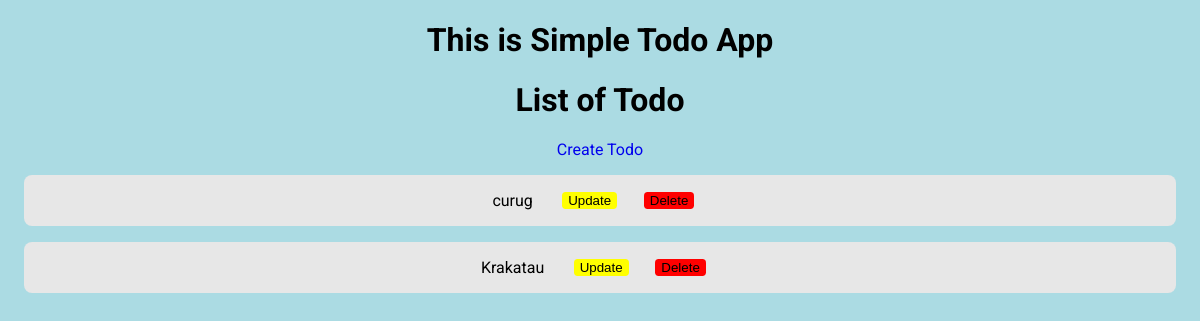
Page /todos/ on the earlier database version.
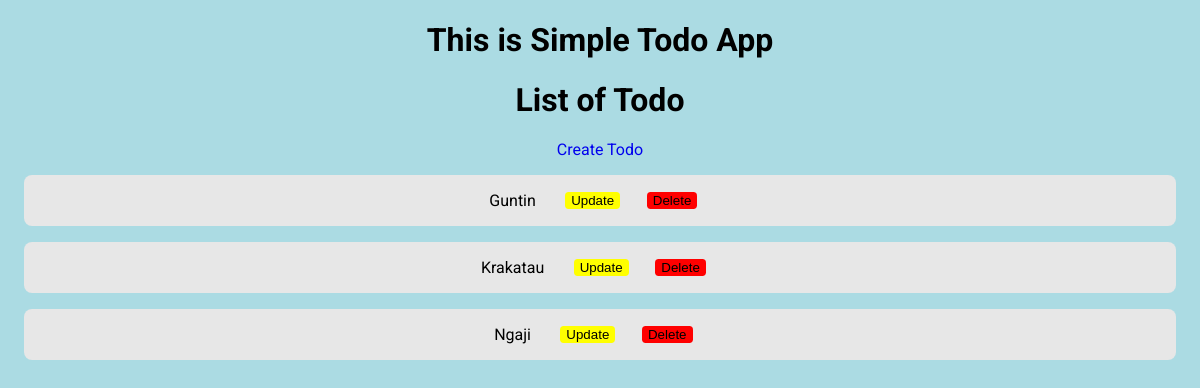
Same page on the later database version.
### todos/models.py (models this page shows, shortened)
class Todo(models.Model):
    todo_text = models.CharField(default="", max_length=200)
    created_date = models.DateTimeField(default=timezone.now)
    todo_status = models.BooleanField(default=False)

### todos/views.py (the view)
# urls.py: path('', views.IndexView.as_view(), name='index'),
class IndexView(generic.ListView):
    model = Todo
    template_name = 'todos/index.html'

### todos/templates/todos/index.html (shortened to what this page needs)
{% extends 'base.html' %}
{% block content %}
<h1>List of Todo</h1>
<a href="{% url 'todos:create' %}">Create Todo</a>
<div class="todo_list">
    {% for todo in todo_list %}
    <div class="todo">
        <p>{{ todo.todo_text }}</p>
        <div class="todo--button">
            <a href="{% url 'todos:update' todo.id %}">
                <button class="button--update">
                    Update
                </button>
            </a>
            <form action="{% url 'todos:delete' todo.id %}" method="post">
                <button type="submit" class="button--delete">Delete</button>
            </form>
        </div>
    </div>
</div>
{% endfor %}
{% endblock %}

### templates/base.html (shortened to what this page needs)
{% load static %}
<!doctype html>
<html lang="en">
<head>
    <link rel="stylesheet" href="{% static 'base.css' %}">
</head>
<body>
<h1>This is Simple Todo App</h1>
{% block content %}
{% endblock %}
</body>
</html>

### static/base.css (style rules this page uses)
body { text-align:center; font-family: 'Roboto', sans-serif; background-color:rgb(171,219,227); }
.todo { display: flex; align-items: center; justify-content: center; background-color: #e7e7e7; margin: 1em; border-radius: 0.5em; }
.todo--button { display: flex; flex-direction: flex-direction; margin-left: 1em; }
.button--delete { background-color: red; color: black; border-radius: 0.5ch; border: none; margin: 1em; text-align: center; text-decoration: none; }
.button--update { background-color: yellow; color: black; border-radius: 0.5ch; border: none; margin: 1em; text-align: center; text-decoration: none; }
button { background-color: green; color: white; border-radius: 0.5ch; border: none; margin: 1em; text-align: center; text-decoration: none; }
a { text-decoration: none; }

Differences in the rows shown:
changed Todo: todo_text "curug" → "Guntin"
added Todo: todo_text "Ngaji"
